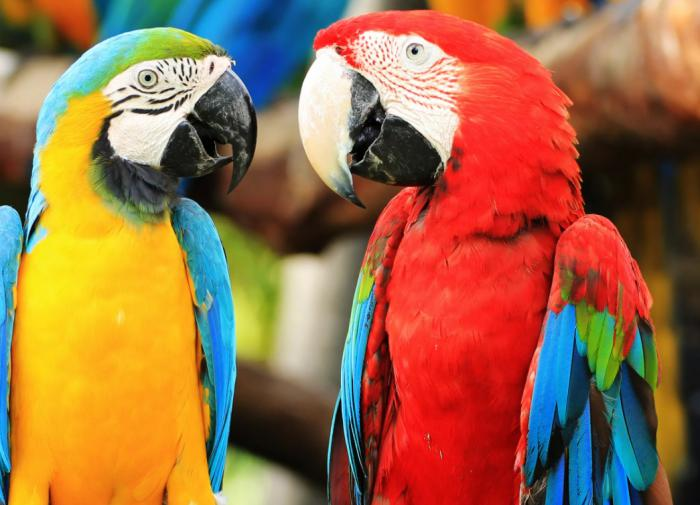
#> input picture Lab6/ara.jpeg, 700 x 505 px
$ jupyter execute --allow-errors test.ipynb
#> lines starting #> are read from the running program, lines starting #| are printed output that depends on the picture
[cell 1]
import matplotlib.pyplot as plt
import numpy as np
import copy
import tqdm
from multiprocessing import Pool, Array

[cell 2]
class SOM:
    def __init__(self, features:int, width:int, height:int):
        self._features = features
        self._width = width
        self._height = height
        self._weights = np.random.randn(width*height,features)
        cords = np.array([[x, y] for y in range(height) for x in range(width)])
        self._distanses = np.zeros((width*height, width*height))
        for i, point in enumerate(cords):
            self._distanses[i] = np.linalg.norm(cords - point, axis=1)

    def update(self, x, ef_width, lr):
        x_distanses = np.linalg.norm(self._weights - x, axis=1)
        win_point = np.argmin(x_distanses)
        for i, d in enumerate(self._distanses[win_point]):
            tn = np.exp(-d**2 / (2*ef_width**2))
            self._share_weights[i] += (x - self._share_weights[i])*lr*tn

    def train(self, train_data, epoch, start_lr):
        start_ef_width = max(self._width, self._height) / 2
        ef_width_rate = epoch / np.log(start_ef_width)
        shuffle_data = copy.copy(train_data)
        for i in tqdm.tqdm(range(epoch)):
            np.random.shuffle(shuffle_data)
            ef_width = start_ef_width*np.exp(-i / ef_width_rate)
            lr = start_lr*np.exp(-i / epoch)
            for x in shuffle_data:
                self.update(x, ef_width, lr)

    @property
    def weights(self):
        return np.array(self._weights.reshape((self._height,self._width, self._features)))

    @property
    def weights_scaled(self):
        return ((self._weights - np.min(self._weights, axis=0)) / (np.max(self._weights, axis=0) - np.min(self._weights, axis=0))).reshape((self._height,self._width, self._features))

[cell 3]
from PIL import Image

[cell 4]
start_image = Image.open('ara.jpeg').resize((200,200))
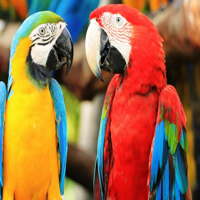
#> start_image: PIL image 200x200 RGB; mean R, G, B 155.6, 107.8, 71.4
start_image

[cell 5]
pixels = np.asarray(start_image)
plt.imshow(pixels)
pixels_array = pixels.reshape((-1,3))

[cell 6]
model = SOM(3, 7, 7)

#> (a cell that did not finish here is left out)


[cell 8]
new_array = []
weights = model.weights.reshape((-1, 3))
for pix in pixels_array:
    x_distanses = np.linalg.norm(weights - pix, axis=1)
    win_point = np.argmin(x_distanses)
    new_array.append(list(map(int,weights[win_point])))
#> this loop made 40000 passes
#> (pix, win_point) on passes 1 to 3: ([145, 100, 18], 1), ([167, 107, 19], 1), ([182, 108, 17], 1)
#> after the loop, new_array = 40000 items

[cell 9]
new_array = np.array(new_array)
new_image = new_array.reshape((200,200,3))
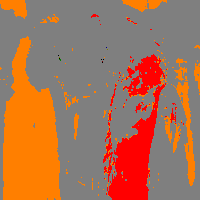
#> new_image: shape (200, 200, 3) int64; mean of channels 0, 1, 2 1.32, 0.901, 0.678; drawn with min black and max white

[cell 10]
plt.imshow(new_image)
